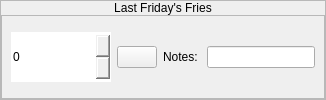
              <widget class="QFrame" name="orderFrame4">
               <property name="sizePolicy">
                <sizepolicy hsizetype="Preferred" vsizetype="Fixed">
                 <horstretch>0</horstretch>
                 <verstretch>0</verstretch>
                </sizepolicy>
               </property>
               <property name="minimumSize">
                <size>
                 <width>0</width>
                 <height>90</height>
                </size>
               </property>
               <property name="frameShape">
                <enum>QFrame::StyledPanel</enum>
               </property>
               <property name="frameShadow">
                <enum>QFrame::Raised</enum>
               </property>
               <layout class="QVBoxLayout" name="verticalLayout_19">
                <property name="spacing">
                 <number>0</number>
                </property>
                <property name="leftMargin">
                 <number>0</number>
                </property>
                <property name="topMargin">
                 <number>0</number>
                </property>
                <property name="rightMargin">
                 <number>0</number>
                </property>
                <property name="bottomMargin">
                 <number>0</number>
                </property>
                <item>
                 <widget class="QLabel" name="order4Label">
                  <property name="sizePolicy">
                   <sizepolicy hsizetype="Preferred" vsizetype="Fixed">
                    <horstretch>0</horstretch>
                    <verstretch>0</verstretch>
                   </sizepolicy>
                  </property>
                  <property name="styleSheet">
                   <string notr="true">font: 20pt &quot;Footlight MT Light&quot;;
color: black;</string>
                  </property>
                  <property name="text">
                   <string>Last Friday's Fries</string>
                  </property>
                  <property name="alignment">
                   <set>Qt::AlignCenter</set>
                  </property>
                 </widget>
                </item>
                <item>
                 <widget class="QFrame" name="order4Btns">
                  <property name="frameShape">
                   <enum>QFrame::StyledPanel</enum>
                  </property>
                  <property name="frameShadow">
                   <enum>QFrame::Raised</enum>
                  </property>
                  <layout class="QHBoxLayout" name="horizontalLayout_19">
                   <property name="topMargin">
                    <number>0</number>
                   </property>
                   <property name="bottomMargin">
                    <number>0</number>
                   </property>
                   <item>
                    <widget class="QSpinBox" name="order4Qty">
                     <property name="minimumSize">
                      <size>
                       <width>100</width>
                       <height>50</height>
                      </size>
                     </property>
                     <property name="maximumSize">
                      <size>
                       <width>100</width>
                       <height>16777215</height>
                      </size>
                     </property>
                     <property name="styleSheet">
                      <string notr="true">QSpinBox::up-button {
	image: url(:/icons/iconsImages/1200px-Green-Up-Arrow.svg.png);
}
QSpinBox::down-button {
	image: url(:/icons/iconsImages/1200px-RedDownArrow.svg.png);
}
QSpinBox{
	font: 22pt &quot;Arial&quot;;
	border: none;
}
</string>
                     </property>
                    </widget>
                   </item>
                   <item>
                    <widget class="QPushButton" name="order4CancelBtn">
                     <property name="text">
                      <string/>
                     </property>
                     <property name="icon">
                      <iconset resource="iconsImages.qrc">
                       <normaloff>:/icons/iconsImages/1024px-Black_close_x.svg.png</normaloff>:/icons/iconsImages/1024px-Black_close_x.svg.png</iconset>
                     </property>
                     <property name="iconSize">
                      <size>
                       <width>30</width>
                       <height>30</height>
                      </size>
                     </property>
                    </widget>
                   </item>
                   <item>
                    <widget class="QLabel" name="order4Lbl">
                     <property name="styleSheet">
                      <string notr="true">font: 12pt &quot;Arial&quot;;</string>
                     </property>
                     <property name="text">
                      <string>Notes: </string>
                     </property>
                    </widget>
                   </item>
                   <item>
                    <widget class="QLineEdit" name="order4Notes">
                     <property name="styleSheet">
                      <string notr="true">font: 12pt &quot;Arial&quot;;</string>
                     </property>
                     <property name="text">
                      <string/>
                     </property>
                    </widget>
                   </item>
                  </layout>
                 </widget>
                </item>
               </layout>
              </widget>
